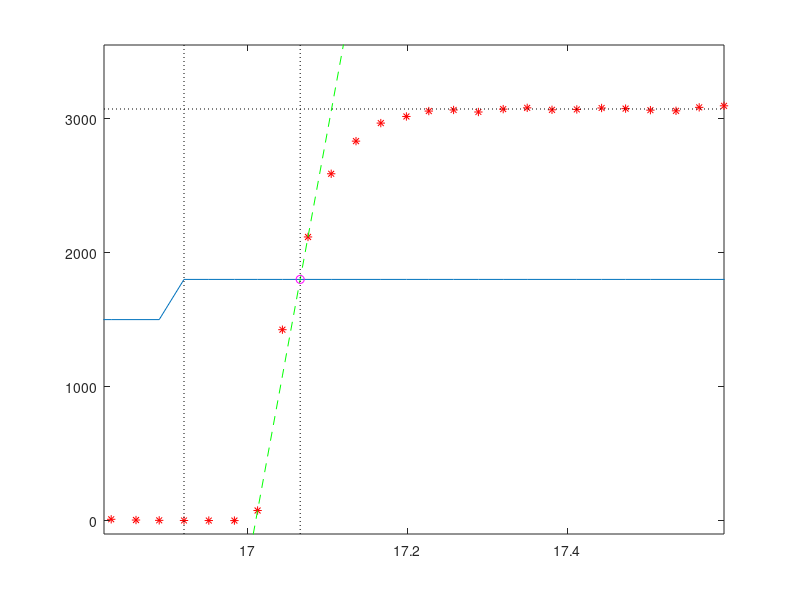

Write the MATLAB code that produced this figure. (Note: this script raises an error after producing the figure.)
%% Matlab Code zur Systemidentifikation
% Bitte Strg-Enter Section f�r Section durch. An manchen Stellen musst du
% selber Werte eingeben. Lies also bitte die Kommentare.

clear; clc; close all;
data = csvread('Systemidentifikation1.txt',1,0);
Time = data(:,2)/1000;
Speed = data(:,3);
Set = data(:,4);
%% Untersuchen der Sprungantwort
hold off;
plot(Time(:),Speed(:),'r*');
hold on;
plot(Time(:),Set(:));
hold off;


%% Folgende Werte bitte manuell erheben
i_jump_soll = 328; %660; % Der Eintrag, der mit dem Sprung der Soll gr��e �bereinstimmt.
i_jump_ist = 331; %663; % Letzter Punkt bei dem die Regelgr��e noch null ist.
i_stable_start = 340; %685; % Der Bereich in dem Geschwindigkeit stabil ist nach dem einpendeln.
i_stable_end = 350; %695;

% Errechnent einiger tempor�rer Werte
jump = Set(i_jump_soll+1)-Set(i_jump_soll-1);
tjump = Time(i_jump_soll);  % Zeitpunkt des Sprungs
avg = mean(Speed(i_stable_start:i_stable_end)); % Der Bereich in dem Geschwindigkeit stabil ist nach dem einpendeln.
P1 = [Time(i_jump_ist),Speed(i_jump_ist)];    % Letzter Punkt bei dem die Regelgr��e noch null ist.
P2 = [Time(i_jump_ist+2),Speed(i_jump_ist+2)];    % 1-2 Punkte Sp�ter
dt = 0;
for i=1:length(Time)-1
    dt(i)=Time(i+1)-Time(i);
end
dt = mean(dt);

% Anlegen der Tangente
m=(P2(2)-P1(2))/(P2(1)-P1(1));
y0=-P1(1)*m+P1(2);

% Kreuzungspunkt finden
%fit linear polynomial
p1 = [0 Set(i_jump_soll)];
p2 = [m y0];
%calculate intersection
x_intersect = fzero(@(x) polyval(p1-p2,x),3);
y_intersect = polyval(p1,x_intersect);
tcross = x_intersect;

% Plotten
hold off;
plot(Time(:),Speed(:),'r*');
hold on;
plot(Time(:),Set(:));
plot(Time,m*Time+y0,'g--');
line([tjump tjump],[-100 Speed(i_stable_start)+500],'Color','k','LineStyle',':');
line([tcross tcross],[-100 Speed(i_stable_start)+500],'Color','k','LineStyle',':');
line([Time(i_jump_soll)-0.1 Time(i_stable_end)],[avg avg],'Color','k','LineStyle',':');
plot(x_intersect,y_intersect,'mo')
xlim([Time(i_jump_soll)-0.1 Time(i_stable_end)]);
ylim([0-100 Speed(i_stable_start)+500]);

% Aufstellen der �bertragungsfunktion
Ttot = P1(1)-tjump
T = tcross-Time(i_jump_ist) %tjump
ks = avg/jump;
s=tf('s');
S = tf([ks], [T 1], 'inputdelay', Ttot); % S = exp(-Ttot*s)*ks/(T*s+1);
%S = c2d(S,dt);

%% Identifizieren der �bertragungsfunktion
% Bitte T anpassen bis optimal, danach PID-Parameter anpassen bis optimal.
%T = 0.05
kp = 0.01;
ki = 0.4/(2*T*ks);
kd = 0;

% Aufstellen des PID Reglers
R = pid(kp,ki,kd);
% R = c2d(R,dt);
% Geschlossener Regelkreis
G0 = R*S;   % Reihenschaltung von g1,S (z.B. Regler und Strecke) 
G = feedback(G0,1);    % R�ckkopplung(Gegenkopplung) mit 
                        % f0 im Vorw�rtszweig, 1 im R�ckw�rtszweig
                        % ->F�hrungs�bertragungsfuktion 

% Plot
hold off;
Time2 = (Time(i_jump_soll:i_stable_end)-Time(i_jump_soll));
plot(Time2,Speed(i_jump_soll:i_stable_end)/jump,'r*');
hold on;
S = tf([ks], [T 1], 'inputdelay', Ttot); % S = ks/(T*s+1);
% S = c2d(S,dt);
step(S);
xlim([0 Time(i_stable_end)-Time(i_jump_ist)]);
ylim([0 ks+1]);
step(ks*G);
hold off;

%%